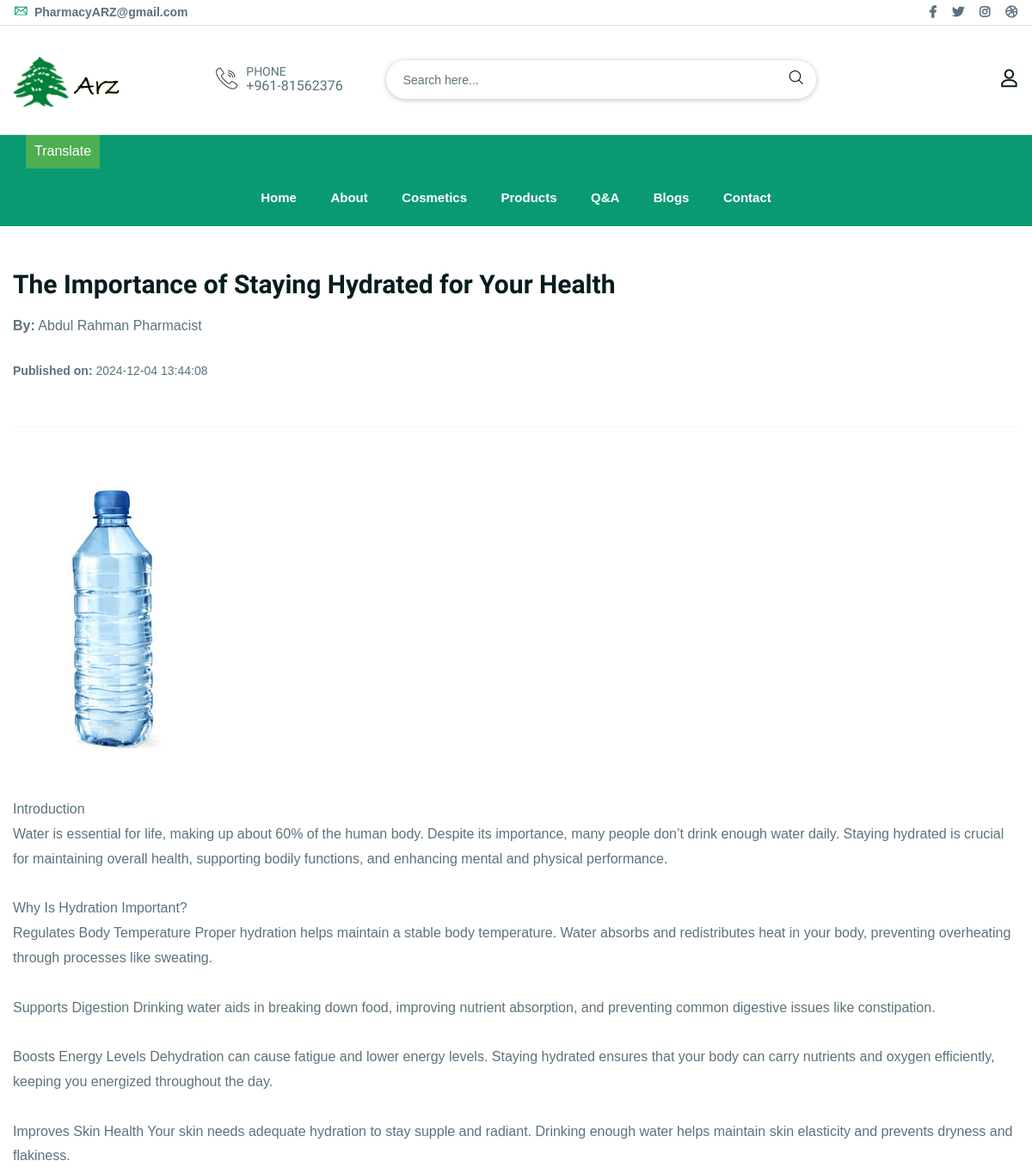
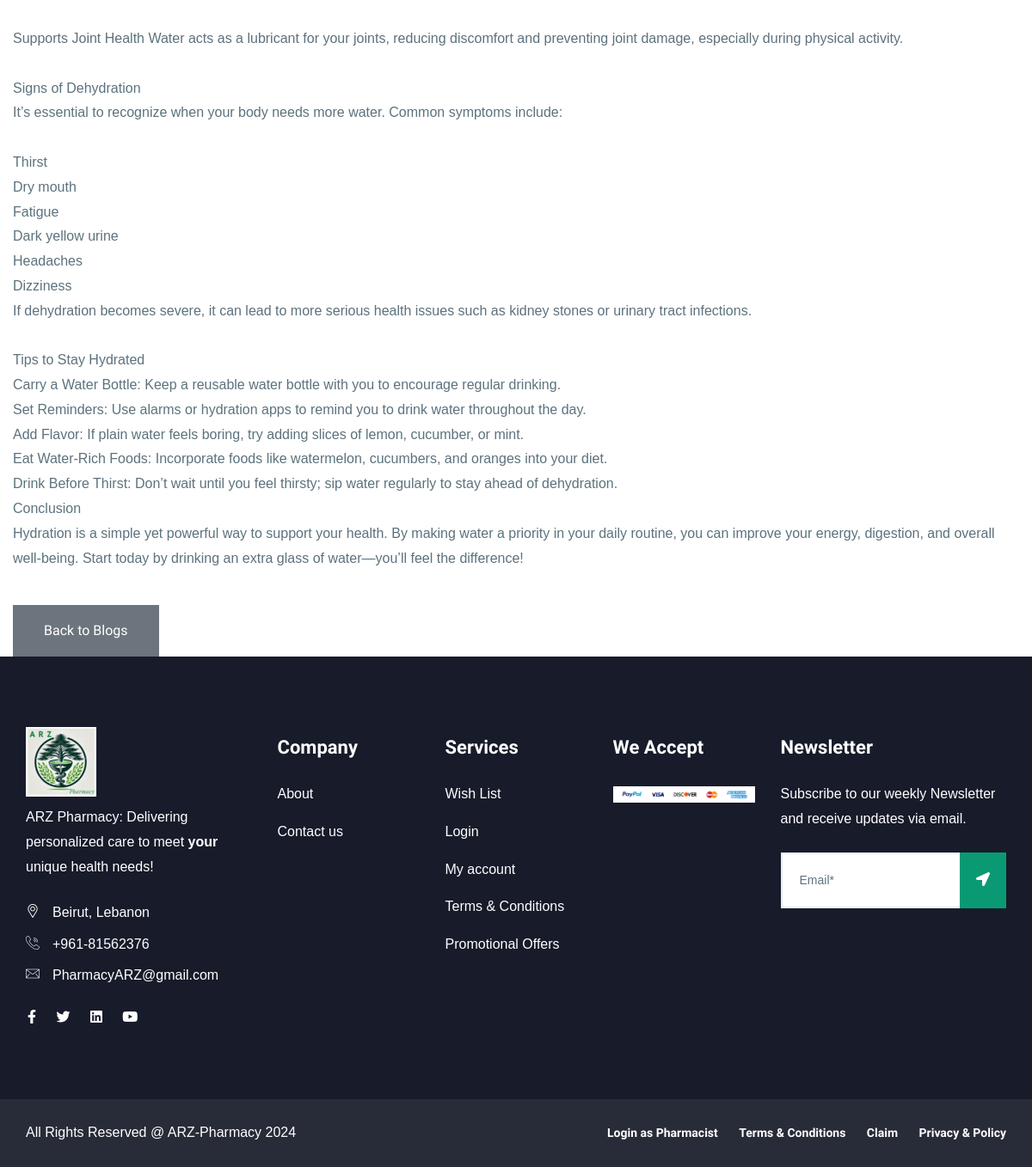
The page /ARZ/view_blog.php?id=2 on the database its author committed (2 pictures, top to bottom).
### tables this page shows
CREATE TABLE `blogs` (
  `id` int(11) NOT NULL,
  `title` varchar(255) NOT NULL,
  `content` text NOT NULL,
  `image_path` varchar(255) DEFAULT NULL,
  `video_link` varchar(255) DEFAULT NULL,
  `author_id` int(11) NOT NULL,
  `created_at` timestamp NOT NULL DEFAULT current_timestamp()
);

CREATE TABLE `pharmacists` (
  `id` int(11) NOT NULL,
  `first_name` varchar(50) NOT NULL,
  `last_name` varchar(50) NOT NULL,
  `birth_date` date NOT NULL,
  `phone_number` varchar(15) NOT NULL,
  `address` text NOT NULL,
  `email` varchar(100) NOT NULL,
  `password` varchar(255) DEFAULT NULL,
  `profile_picture` varchar(255) DEFAULT NULL,
  `license_number` varchar(50) NOT NULL,
  `degree` text NOT NULL,
  `certifications` text DEFAULT NULL,
  `status` enum('active','blocked','pending') DEFAULT 'pending',
  `created_at` timestamp NOT NULL DEFAULT current_timestamp(),
  `role` enum('pharmacist','customer','owner') NOT NULL DEFAULT 'pharmacist'
);

### ARZ/view_blog.php (the view, shortened to what this page needs)
<?php
include("./connection.php");
$blog_id = intval($_GET['id']);
$query = "SELECT b.*, p.first_name AS author_name, p.last_name AS author_last_name
          FROM blogs b
          JOIN pharmacists p ON b.author_id = p.id
          WHERE b.id = $blog_id";
$result = $conn->query($query);
$blog = $result->fetch_assoc();
?>
<div class="container mt-5">
    <div class="blog-details">
        <h2><?php echo htmlspecialchars($blog['title']); ?></h2>
        <p><strong>By:</strong> <?php echo htmlspecialchars($blog['author_name'] . " " . $blog['author_last_name']); ?></p>
        <p><small><strong>Published on:</strong> <?php echo htmlspecialchars($blog['created_at']); ?></small></p>
        <hr>
        <?php if (!empty($blog['image_path'])): ?>
            <img src="<?php echo htmlspecialchars($blog['image_path']); ?>" alt="Blog Image" style="max-width: 100%; height: auto; margin-bottom: 20px;">
        <?php endif; ?>
        <p><?php echo nl2br(htmlspecialchars($blog['content'])); ?></p>
    </div>
    <a href="blog.php" class="btn btn-secondary mt-3">Back to Blogs</a>
</div>
<?php include("./pharmacist_footer.php"); ?>

### ARZ/css/responsive.css (style rules this page uses)
@media (min-width: 1200px) { .container { max-width: 1200px; } }

### rows shown on the page
blogs: title "The Importance of Staying Hydrated for Your Health", pharmacists.first_name+last_name "Abdul Rahman Pharmacist", created_at "2024-12-04 13:44:08", image_path (picture), content "Introduction Water is essential for life, making up about 60% of the human body. Despite its importance, many people don’t drink enough water daily. Staying hydrated is crucial for maintaining overall health, supporting bodily functions, and enhancing mental and physical performance. Why Is Hydration Important? Regulates Body Temperature Proper hydration helps maintain a stable body temperature. Water absorbs and redistributes heat in your body, preventing overheating through processes like sweating. Supports Digestion Drinking water aids in breaking down food, improving nutrient absorption, and preventing common digestive issues like constipation. Boosts Energy Levels Dehydration can cause…"
